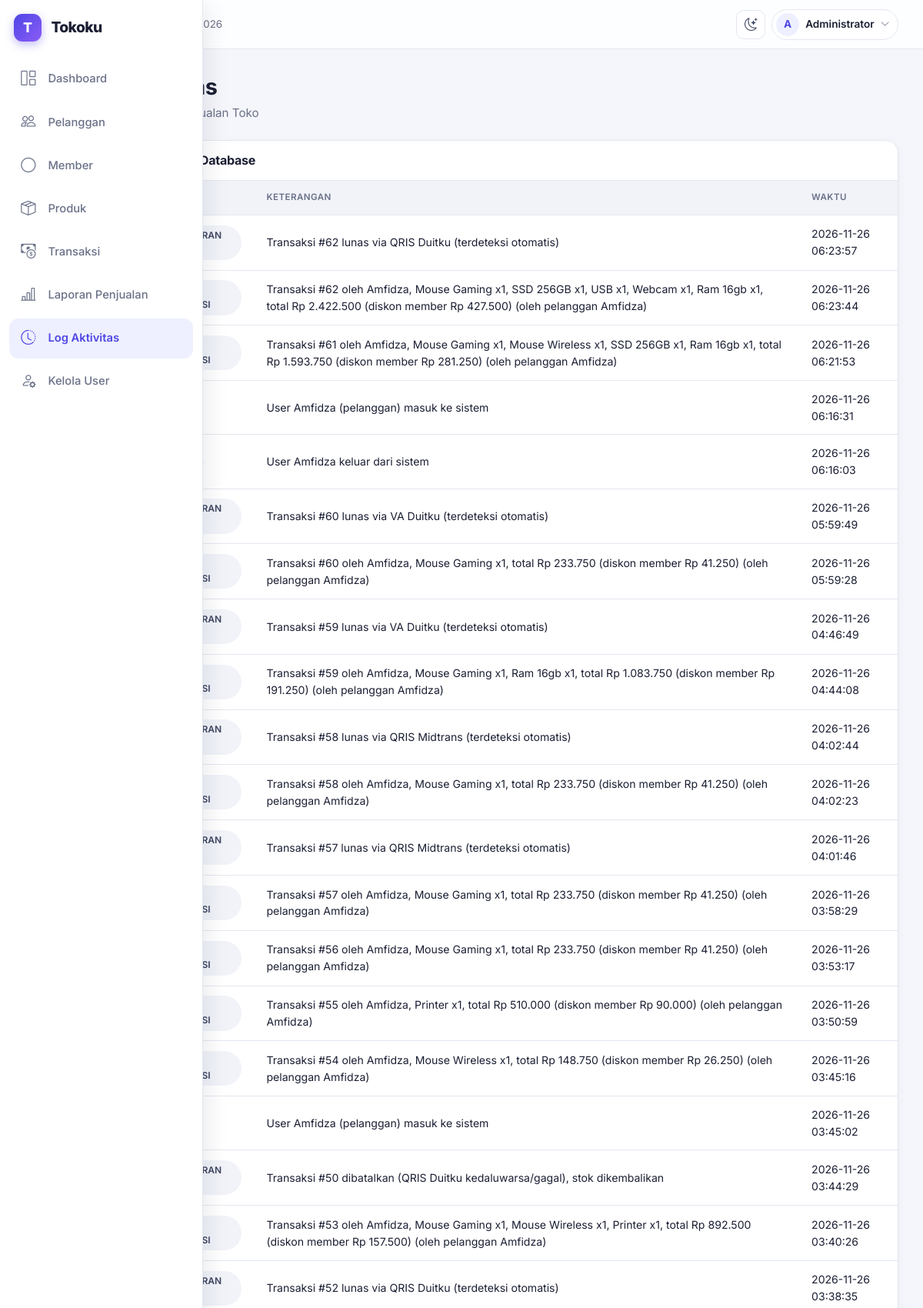
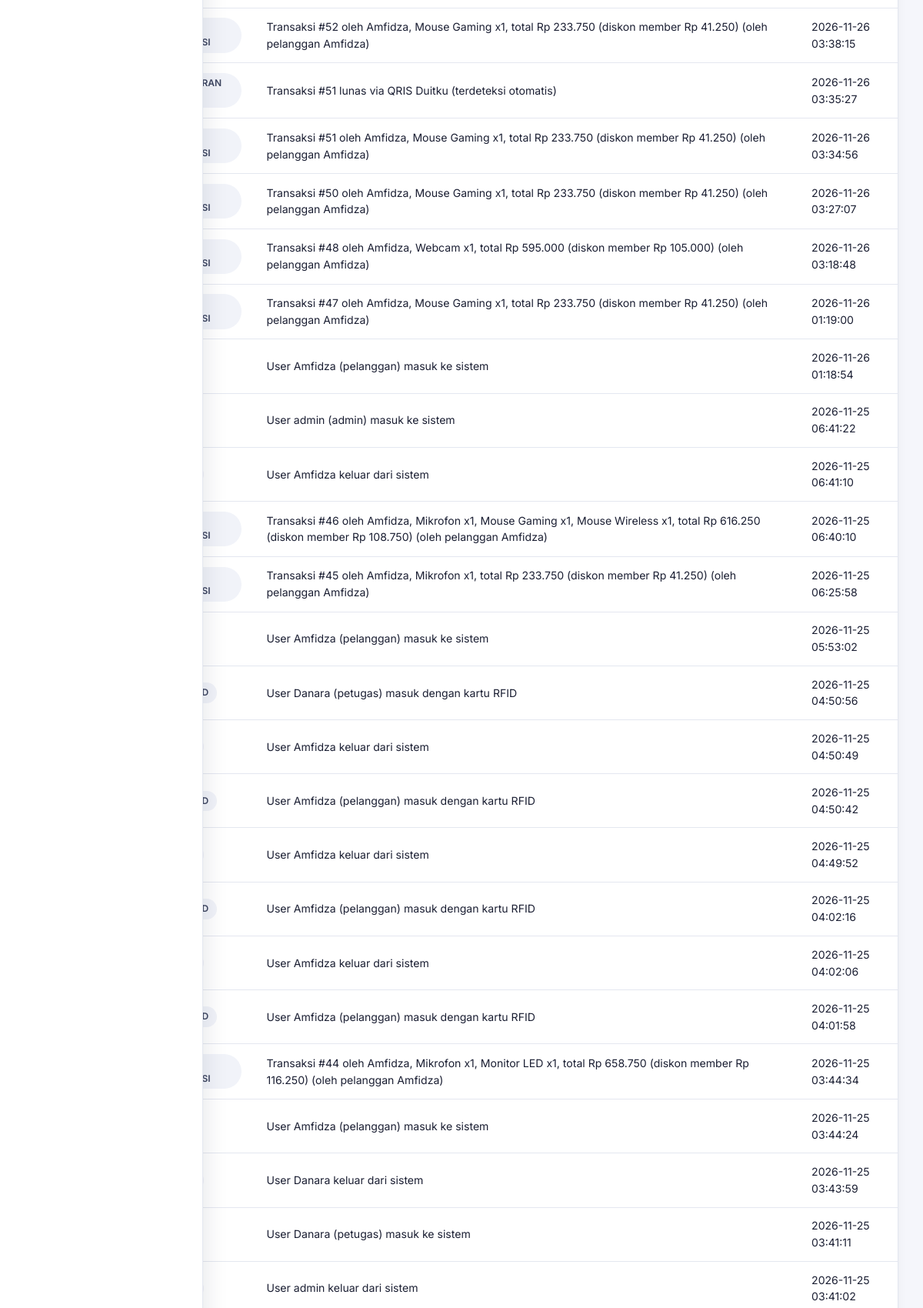
The page /tokoku/index.php?page=log (signed in, upper part) on the database its author committed (2 pictures, top to bottom).
### tables this page shows
CREATE TABLE `tbl_user` (
  `id_user` int(11) NOT NULL,
  `username` varchar(30) NOT NULL,
  `password_hash` varchar(255) NOT NULL,
  `nama_lengkap` varchar(100) NOT NULL,
  `role` enum('admin','petugas','pelanggan') NOT NULL DEFAULT 'pelanggan',
  `id_pelanggan` int(11) DEFAULT NULL,
  `dibuat` timestamp NOT NULL DEFAULT current_timestamp()
);

CREATE TABLE `tbl_log` (
  `id_log` int(11) NOT NULL,
  `aktivitas` varchar(100) NOT NULL,
  `keterangan` text DEFAULT NULL,
  `waktu` timestamp NOT NULL DEFAULT current_timestamp()
);

### tokoku/index.php (called while the page is built, shortened)
<?php
require_once __DIR__ . '/config/database.php';
require_once __DIR__ . '/includes/functions.php';
require_once __DIR__ . '/includes/auth.php';
require_login($pdo);
$user = user_login();
$pages = array_intersect_key(
    semua_halaman(),
    array_flip(izin_halaman($user['role']))
);
$page = $_GET['page'] ?? '';
require_once __DIR__ . '/includes/header.php';
require __DIR__ . '/pages/' . $page . '.php';
require_once __DIR__ . '/includes/footer.php';

### tokoku/includes/functions.php (called while the page is built, shortened)
<?php
function e($value)
{
    return htmlspecialchars((string) $value, ENT_QUOTES, 'UTF-8');
}

### tokoku/includes/auth.php (called while the page is built, shortened)
<?php
function semua_halaman()
{
    return [
        'dashboard' => 'Dashboard',
        'petugas' => 'Dashboard',
        'pelanggan' => 'Pelanggan',
        'member' => 'Member',
        'produk' => 'Produk',
        'transaksi' => 'Transaksi',
        'laporan' => 'Laporan Penjualan',
        'log' => 'Log Aktivitas',
        'belanja' => 'Belanja',
        'riwayat' => 'Riwayat Belanja',
        'user' => 'Kelola User'
    ];
}
function izin_halaman($role)
{
    $izin = [
        'admin' => ['dashboard', 'pelanggan', 'member', 'produk', 'transaksi', 'laporan', 'log', 'user'],
        'petugas' => ['petugas', 'transaksi', 'member', 'laporan'],
        'pelanggan' => ['belanja', 'riwayat']
    ];
    return $izin[$role] ?? [];
}
function user_login()
{
    return $_SESSION['user'] ?? null;
}
function require_login(PDO $pdo)
{
    $id = $_SESSION['user']['id_user'] ?? 0;
    $stmt = $pdo->prepare("
        SELECT id_user, username, nama_lengkap, role, id_pelanggan
        FROM tbl_user
        WHERE id_user = ?
    ");
    $stmt->execute([$id]);
}

### tokoku/pages/log.php (the view, shortened to what this page needs)
<?php
$data = $pdo->query("
    SELECT id_log, aktivitas, keterangan, waktu
    FROM tbl_log
    ORDER BY id_log DESC
")->fetchAll();
?>
<div class="content-card">
    <div class="content-card-header">
        <h5 class="fw-bold mb-0">Riwayat Aktivitas Database</h5>
    </div>
    <div class="table-responsive">
        <table class="table table-hover mb-0">
            <thead>
                <tr>
                    <th>ID Log</th>
                    <th>Aktivitas</th>
                    <th>Keterangan</th>
                    <th>Waktu</th>
                </tr>
            </thead>
            <tbody>
                <?php foreach ($data as $row): ?>
                    <tr>
                        <td><?= e($row['id_log']) ?></td>
                        <td>
                            <span class="badge-soft">
                            </span>
                        </td>
                        <td><?= e($row['keterangan']) ?></td>
                        <td><?= e($row['waktu']) ?></td>
                    </tr>
                <?php endforeach; ?>
            </tbody>
        </table>
    </div>
</div>

### tokoku/includes/header.php (shortened to what this page needs)
<?php
$ikonMenu = [
    'dashboard' => 'bi-grid-1x2',
    'petugas' => 'bi-grid-1x2',
    'pelanggan' => 'bi-people',
    'produk' => 'bi-box-seam',
    'transaksi' => 'bi-cash-coin',
    'laporan' => 'bi-bar-chart-line',
    'log' => 'bi-clock-history',
    'belanja' => 'bi-bag',
    'riwayat' => 'bi-receipt',
    'user' => 'bi-person-gear'
];
$inisial = mb_strtoupper(mb_substr(trim($user['nama_lengkap'] ?? ''), 0, 1));
$inisial = $inisial !== '' ? $inisial : '?';
$namaHari = ['Minggu', 'Senin', 'Selasa', 'Rabu', 'Kamis', 'Jumat', 'Sabtu'];
$namaBulan = [
    1 => 'Januari', 'Februari', 'Maret', 'April', 'Mei', 'Juni',
    'Juli', 'Agustus', 'September', 'Oktober', 'November', 'Desember'
];
$tanggalHariIni = $namaHari[(int) date('w')] . ', '
    . date('j') . ' ' . $namaBulan[(int) date('n')] . ' ' . date('Y');
?>
<!DOCTYPE html>
<html lang="id" data-bs-theme="light">
<head>
    <link href="https://cdn.jsdelivr.net/npm/bootstrap@5.3.3/dist/css/bootstrap.min.css" rel="stylesheet">
    <link href="https://cdn.jsdelivr.net/npm/bootstrap-icons@1.11.3/font/bootstrap-icons.min.css" rel="stylesheet">
    <link rel="stylesheet" href="assets/css/style.css">
</head>
<body data-page="<?= e($page) ?>">
<div class="app-shell">
    <aside class="sidebar" id="sidebar" aria-label="Menu utama">
        <a class="sidebar-brand" href="index.php">
            <span class="brand-icon">T</span>
            <span class="label">Tokoku</span>
        </a>
        <nav class="sidebar-nav">
            <?php foreach ($pages as $key => $label): ?>
                <a class="sidebar-link <?= $page === $key ? 'active' : '' ?>"
                   href="index.php?page=<?= e($key) ?>"
                   title="<?= e($label) ?>"
                   <?= $page === $key ? 'aria-current="page"' : '' ?>>
                    <i class="bi <?= e($ikonMenu[$key] ?? 'bi-circle') ?>"></i>
                    <span class="label"><?= e($label) ?></span>
                </a>
            <?php endforeach; ?>
        </nav>
    </aside>
    <div class="app-content">
        <header class="topbar">
            <span class="text-secondary small d-none d-lg-inline">
                <i class="bi bi-calendar3 me-1"></i><?= e($tanggalHariIni) ?>
            </span>
            <div class="ms-auto d-flex align-items-center gap-2">
                <button type="button"
                        class="btn-ikon"
                        data-tema-toggle
                        aria-label="Ganti tema"
                        title="Ganti tema">
                    <i class="bi bi-moon-stars ikon-gelap"></i>
                </button>
                <div class="dropdown">
                    <button type="button"
                            class="btn-user"
                            data-bs-toggle="dropdown"
                            aria-expanded="false"
                            aria-label="Menu akun">
                        <span class="avatar"><?= e($inisial) ?></span>
                        <span class="d-none d-sm-inline"><?= e($user['nama_lengkap']) ?></span>
                        <i class="bi bi-chevron-down small text-secondary"></i>
                    </button>
                </div>
            </div>
        </header>
        <main class="app-main">
            <div class="page-header mb-4">
                <h3 class="fw-bold mb-1"><?= e($pageTitle) ?></h3>
                <p class="text-secondary mb-0">
                    Sistem Informasi Penjualan Toko
                </p>
            </div>

### rows shown on the page
tbl_user: role "Dashboard", role "Pelanggan", role "Member", role "Produk", role "Transaksi", role "Laporan Penjualan", role "Log Aktivitas", role "Kelola User", nama_lengkap "A", nama_lengkap "Administrator"
tbl_log: keterangan "Transaksi #62 lunas via QRIS Duitku (terdeteksi otomatis)", waktu "2026-11-26 06:23:57"
tbl_log: keterangan "Transaksi #62 oleh Amfidza, Mouse Gaming x1, SSD 256GB x1, USB x1, Webcam x1, Ram 16gb x1, total Rp 2.422.500 (diskon member Rp 427.500) (oleh pelanggan Amfidza)", waktu "2026-11-26 06:23:44"
tbl_log: keterangan "Transaksi #61 oleh Amfidza, Mouse Gaming x1, Mouse Wireless x1, SSD 256GB x1, Ram 16gb x1, total Rp 1.593.750 (diskon member Rp 281.250) (oleh pelanggan Amfidza)", waktu "2026-11-26 06:21:53"
tbl_log: keterangan "User Amfidza (pelanggan) masuk ke sistem", waktu "2026-11-26 06:16:31"
tbl_log: keterangan "User Amfidza keluar dari sistem", waktu "2026-11-26 06:16:03"
tbl_log: keterangan "Transaksi #60 lunas via VA Duitku (terdeteksi otomatis)", waktu "2026-11-26 05:59:49"
tbl_log: keterangan "Transaksi #60 oleh Amfidza, Mouse Gaming x1, total Rp 233.750 (diskon member Rp 41.250) (oleh pelanggan Amfidza)", waktu "2026-11-26 05:59:28"
tbl_log: keterangan "Transaksi #59 lunas via VA Duitku (terdeteksi otomatis)", waktu "2026-11-26 04:46:49"
tbl_log: keterangan "Transaksi #59 oleh Amfidza, Mouse Gaming x1, Ram 16gb x1, total Rp 1.083.750 (diskon member Rp 191.250) (oleh pelanggan Amfidza)", waktu "2026-11-26 04:44:08"
tbl_log: keterangan "Transaksi #58 lunas via QRIS Midtrans (terdeteksi otomatis)", waktu "2026-11-26 04:02:44"
tbl_log: keterangan "Transaksi #58 oleh Amfidza, Mouse Gaming x1, total Rp 233.750 (diskon member Rp 41.250) (oleh pelanggan Amfidza)", waktu "2026-11-26 04:02:23"
tbl_log: keterangan "Transaksi #57 lunas via QRIS Midtrans (terdeteksi otomatis)", waktu "2026-11-26 04:01:46"
tbl_log: keterangan "Transaksi #57 oleh Amfidza, Mouse Gaming x1, total Rp 233.750 (diskon member Rp 41.250) (oleh pelanggan Amfidza)", waktu "2026-11-26 03:58:29"
tbl_log: keterangan "Transaksi #56 oleh Amfidza, Mouse Gaming x1, total Rp 233.750 (diskon member Rp 41.250) (oleh pelanggan Amfidza)", waktu "2026-11-26 03:53:17"
tbl_log: keterangan "Transaksi #55 oleh Amfidza, Printer x1, total Rp 510.000 (diskon member Rp 90.000) (oleh pelanggan Amfidza)", waktu "2026-11-26 03:50:59"
tbl_log: keterangan "Transaksi #54 oleh Amfidza, Mouse Wireless x1, total Rp 148.750 (diskon member Rp 26.250) (oleh pelanggan Amfidza)", waktu "2026-11-26 03:45:16"
tbl_log: keterangan "User Amfidza (pelanggan) masuk ke sistem", waktu "2026-11-26 03:45:02"
tbl_log: keterangan "Transaksi #50 dibatalkan (QRIS Duitku kedaluwarsa/gagal), stok dikembalikan", waktu "2026-11-26 03:44:29"
tbl_log: keterangan "Transaksi #53 oleh Amfidza, Mouse Gaming x1, Mouse Wireless x1, Printer x1, total Rp 892.500 (diskon member Rp 157.500) (oleh pelanggan Amfidza)", waktu "2026-11-26 03:40:26"
tbl_log: keterangan "Transaksi #52 lunas via QRIS Duitku (terdeteksi otomatis)", waktu "2026-11-26 03:38:35"
tbl_log: keterangan "Transaksi #52 oleh Amfidza, Mouse Gaming x1, total Rp 233.750 (diskon member Rp 41.250) (oleh pelanggan Amfidza)", waktu "2026-11-26 03:38:15"
tbl_log: keterangan "Transaksi #51 lunas via QRIS Duitku (terdeteksi otomatis)", waktu "2026-11-26 03:35:27"
tbl_log: keterangan "Transaksi #51 oleh Amfidza, Mouse Gaming x1, total Rp 233.750 (diskon member Rp 41.250) (oleh pelanggan Amfidza)", waktu "2026-11-26 03:34:56"
tbl_log: keterangan "Transaksi #50 oleh Amfidza, Mouse Gaming x1, total Rp 233.750 (diskon member Rp 41.250) (oleh pelanggan Amfidza)", waktu "2026-11-26 03:27:07"
tbl_log: keterangan "Transaksi #48 oleh Amfidza, Webcam x1, total Rp 595.000 (diskon member Rp 105.000) (oleh pelanggan Amfidza)", waktu "2026-11-26 03:18:48"
tbl_log: keterangan "Transaksi #47 oleh Amfidza, Mouse Gaming x1, total Rp 233.750 (diskon member Rp 41.250) (oleh pelanggan Amfidza)", waktu "2026-11-26 01:19:00"
tbl_log: keterangan "User Amfidza (pelanggan) masuk ke sistem", waktu "2026-11-26 01:18:54"
tbl_log: keterangan "User admin (admin) masuk ke sistem", waktu "2026-11-25 06:41:22"
tbl_log: keterangan "User Amfidza keluar dari sistem", waktu "2026-11-25 06:41:10"
tbl_log: keterangan "Transaksi #46 oleh Amfidza, Mikrofon x1, Mouse Gaming x1, Mouse Wireless x1, total Rp 616.250 (diskon member Rp 108.750) (oleh pelanggan Amfidza)", waktu "2026-11-25 06:40:10"
tbl_log: keterangan "Transaksi #45 oleh Amfidza, Mikrofon x1, total Rp 233.750 (diskon member Rp 41.250) (oleh pelanggan Amfidza)", waktu "2026-11-25 06:25:58"
tbl_log: keterangan "User Amfidza (pelanggan) masuk ke sistem", waktu "2026-11-25 05:53:02"
tbl_log: keterangan "User Danara (petugas) masuk dengan kartu RFID", waktu "2026-11-25 04:50:56"
tbl_log: keterangan "User Amfidza keluar dari sistem", waktu "2026-11-25 04:50:49"
tbl_log: keterangan "User Amfidza (pelanggan) masuk dengan kartu RFID", waktu "2026-11-25 04:50:42"
tbl_log: keterangan "User Amfidza keluar dari sistem", waktu "2026-11-25 04:49:52"
tbl_log: keterangan "User Amfidza (pelanggan) masuk dengan kartu RFID", waktu "2026-11-25 04:02:16"
tbl_log: keterangan "User Amfidza keluar dari sistem", waktu "2026-11-25 04:02:06"
tbl_log: keterangan "User Amfidza (pelanggan) masuk dengan kartu RFID", waktu "2026-11-25 04:01:58"
tbl_log: keterangan "Transaksi #44 oleh Amfidza, Mikrofon x1, Monitor LED x1, total Rp 658.750 (diskon member Rp 116.250) (oleh pelanggan Amfidza)", waktu "2026-11-25 03:44:34"
tbl_log: keterangan "User Amfidza (pelanggan) masuk ke sistem", waktu "2026-11-25 03:44:24"
tbl_log: keterangan "User Danara keluar dari sistem", waktu "2026-11-25 03:43:59"
tbl_log: keterangan "User Danara (petugas) masuk ke sistem", waktu "2026-11-25 03:41:11"
tbl_log: keterangan "User admin keluar dari sistem", waktu "2026-11-25 03:41:02"
